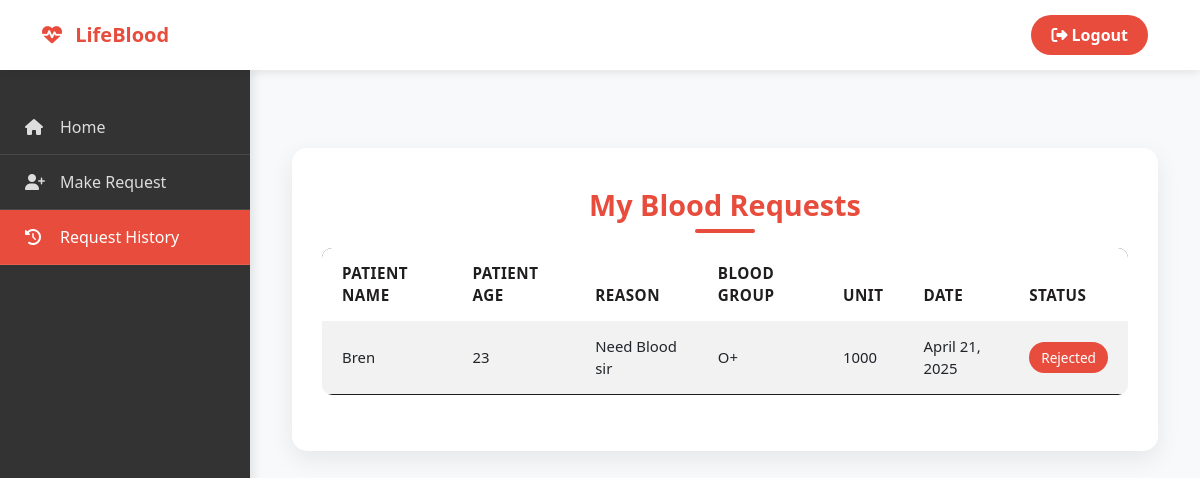
/patient/my-request (signed in), run on the app's committed database.
### blood/models.py (models this page shows, shortened)
class BloodRequest(models.Model):
    request_by_patient=models.ForeignKey(pmodels.Patient,null=True,on_delete=models.CASCADE)
    request_by_donor=models.ForeignKey(dmodels.Donor,null=True,on_delete=models.CASCADE)
    patient_name=models.CharField(max_length=30)
    patient_age=models.PositiveIntegerField()
    reason=models.CharField(max_length=500)
    bloodgroup=models.CharField(max_length=10)
    unit=models.PositiveIntegerField(default=0)
    status=models.CharField(max_length=20,default="Pending")
    date=models.DateField(auto_now=True)

### patient/views.py (the view)
# urls.py: path('my-request', views.my_request_view,name='my-request'),
def my_request_view(request):
    patient= models.Patient.objects.get(user_id=request.user.id)
    blood_request=bmodels.BloodRequest.objects.all().filter(request_by_patient=patient)
    return render(request,'patient/my_request.html',{'blood_request':blood_request})

### templates/patient/my_request.html (shortened to what this page needs)
{% extends 'patient/patientbase.html' %}
{% block content %}
{% load widget_tweaks %}
{% load static %}
<head>
</head>
<div class="container mt-5">
    <div class="history-container">
        <h4 class="page-title">My Blood Requests</h4>
        <div class="table-responsive">
            <table class="table table-striped table-hover">
                <thead>
                    <tr>
                        <th>Patient Name</th>
                        <th>Patient Age</th>
                        <th>Reason</th>
                        <th>Blood Group</th>
                        <th>Unit</th>
                        <th>Date</th>
                        <th>Status</th>
                    </tr>
                </thead>
                <tbody>
                    {% for t in blood_request %}
                    <tr>
                        <td data-label="Patient Name">{{ t.patient_name }}</td>
                        <td data-label="Patient Age">{{ t.patient_age }}</td>
                        <td data-label="Reason">{{ t.reason }}</td>
                        <td data-label="Blood Group">{{ t.bloodgroup }}</td>
                        <td data-label="Unit">{{ t.unit }}</td>
                        <td data-label="Date">{{ t.date }}</td>
                        <td data-label="Status">
                            {% if t.status == 'Approved' %}
                                <span class="label success">Approved</span>
                            {% elif t.status == 'Rejected' %}
                                <span class="label danger">Rejected</span>
                            {% else %}
                                <span class="label info">Pending</span>
                            {% endif %}
                        </td>
                    </tr>
                    {% endfor %}
                </tbody>
            </table>
        </div>
    </div>
</div>
{% endblock content %}

### templates/patient/patientbase.html (style rules this page uses)
body { font-family: 'Segoe UI', Tahoma, Geneva, Verdana, sans-serif; color: #333; background-color: #f8f9fa; }

### templates/patient/my_request.html (style rules this page uses)
.label { color: white; padding: 6px 12px; border-radius: 50px; font-size: 0.85rem; font-weight: 500; }
.danger { background-color: #e74c3c; }
.page-title { color: #e74c3c; font-weight: 700; font-size: 1.8rem; margin-bottom: 25px; text-align: center; position: relative; }
.page-title:after { content: ''; position: absolute; width: 60px; height: 4px; background: #e74c3c; bottom: -10px; left: 50%; transform: translateX(-50%); border-radius: 2px; }
.history-container { background-color: #ffffff; border-radius: 15px; padding: 40px 30px; box-shadow: 0 8px 24px rgba(0,0,0,0.08); }
.table { border-radius: 10px; overflow: hidden; }
.table thead { background-color: #2c3e50; }
.table thead th { color: #1f1d1d; font-size: 0.95rem; text-transform: uppercase; letter-spacing: 0.5px; padding: 14px 20px; border: none; }
.table tbody td { font-size: 0.93rem; padding: 14px 20px; vertical-align: middle; border-color: #1f1d1d; }

### data on the page
BloodRequest: patient_name "Bren", patient_age "23", reason "Need Blood sir", bloodgroup "O+", unit "1000", date "April 21, 2025", status "Rejected"
